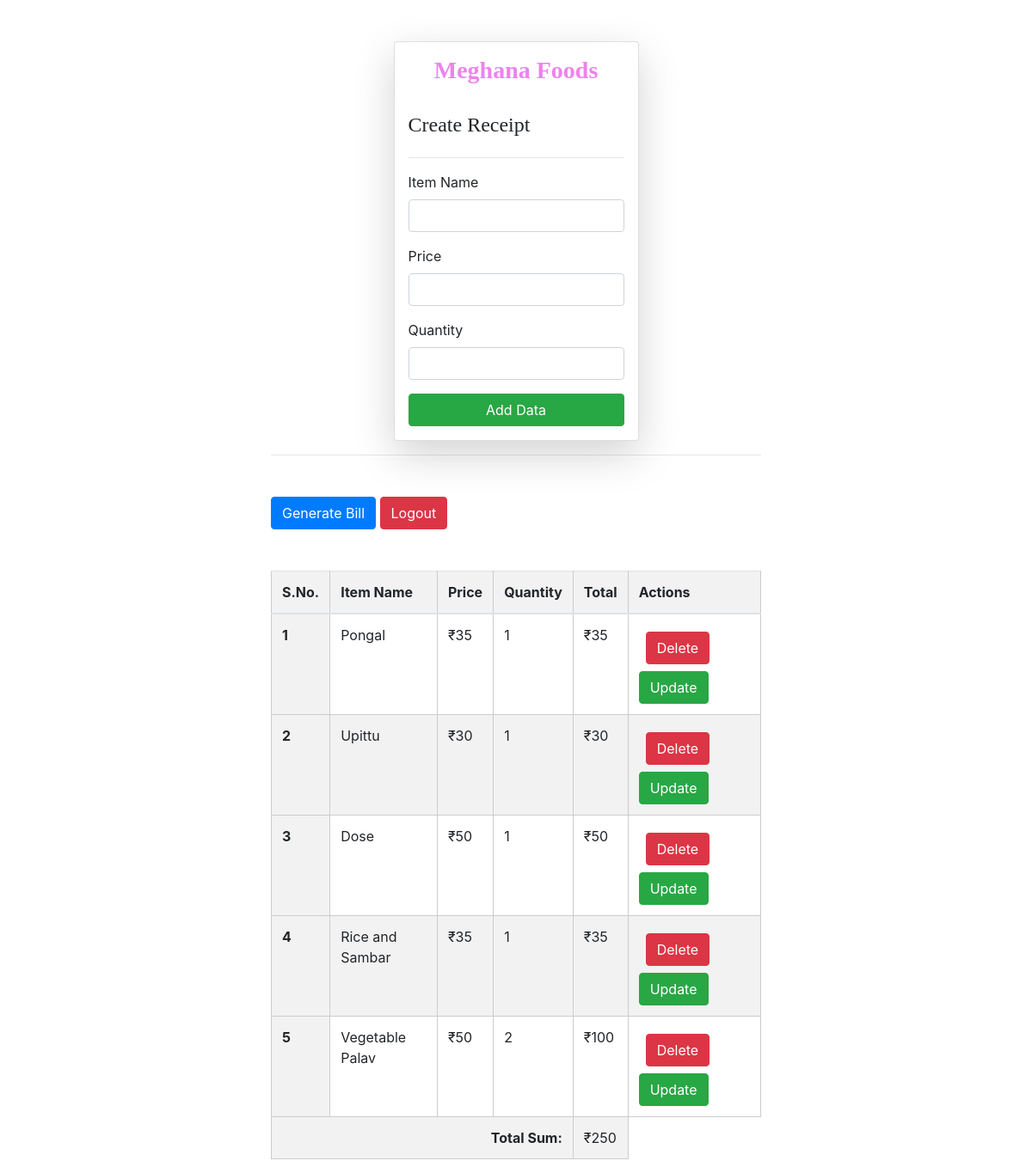
The app's page / (signed in) with its own data.
### home/models.py (models this page shows)
class Receipt(models.Model):
    user = models.ForeignKey(User, on_delete=models.SET_NULL, null=True, blank=True)
    name = models.CharField(max_length=100, default='something')
    price = models.IntegerField(default=0)
    quantity = models.IntegerField(default =0)
    total = models.IntegerField(default=0)

### home/views.py (the view, shortened to what this page needs)
# urls.py: path('', views.receipts, name='receipts'),
@login_required(login_url='/login/')
def receipts(request):
    queryset = Receipt.objects.all()
    search_query = request.GET.get('search')
    if search_query:
        queryset = queryset.filter(name__icontains=search_query)
    total_sum = sum(receipt.total for receipt in queryset)
    context = {'receipts': queryset, 'total_sum': total_sum}
    return render(request, 'receipt.html', context)

### home/templates/receipt.html (shortened to what this page needs)
{% extends "base.html" %}
{% block start %}
<link href="https://maxcdn.bootstrapcdn.com/bootstrap/4.5.2/css/bootstrap.min.css" rel="stylesheet">
<div class="container mt-5 col-6">
  <form class="col-6 mx-auto card p-3 shadow-lg" method="post" enctype="multipart/form-data">
    <h3 class="text text-center">Meghana Foods</h3>
    <br>
    <h4 style="font-family: 'Times New Roman', Times, serif;">Create Receipt</h4>
    <hr>
    <div class="form-group">
      <label for="itemName">Item Name</label>
      <input type="text" name="name" class="form-control" id="itemName" required>
    </div>
    <div class="form-group">
      <label for="itemPrice">Price</label>
      <input name="price" type="number" class="form-control" id="itemPrice" required>
    </div>
    <div class="form-group">
      <label for="itemQuantity">Quantity</label>
      <input name="quantity" class="form-control" type="number" id="itemQuantity" required>
    </div>
    <button type="submit" class="btn btn-success">Add Data</button>
  </form>
  <hr>
  <div class="mt-5">
    <form>
      <button class="btn btn-primary">
        <a class="ok" href="{% url 'pdf' %}">Generate Bill</a>
      </button>
      <button class="btn btn-danger">
        <a class="ok" href="{% url 'logout' %}">Logout</a>
      </button>
    </form>
    <table class="table mt-5">
      <thead>
        <tr>
          <th scope="col">S.No.</th>
          <th scope="col">Item Name</th>
          <th scope="col">Price</th>
          <th scope="col">Quantity</th>
          <th scope="col">Total</th>
          <th scope="col">Actions</th>
        </tr>
      </thead>
      <tbody>
        {% for receipt in receipts %}
        <tr>
          <th scope="row">{{ forloop.counter }}</th>
          <td>{{ receipt.name }}</td>
          <td>&#x20B9;{{ receipt.price }}</td>
          <td>{{ receipt.quantity }}</td>
          <td>&#x20B9;{{ receipt.total }}</td>
          <td>
            <a href="/delete_receipt/{{ receipt.id }}" class="btn btn-danger m-2">Delete</a>
            <a href="/update_receipt/{{ receipt.id }}" class="btn btn-success">Update</a>
          </td>
        </tr>
        {% endfor %}
        <tr>
          <th colspan="4" class="text-right">Total Sum:</th>
          <td>&#x20B9;{{ total_sum }}</td>
        </tr>
      </tbody>
    </table>
  </div>
</div>
{% endblock %}

### home/templates/base.html (shortened to what this page needs)
<!DOCTYPE html>
<html lang="en">
<head>
</head>
<body>
    {% block start %}
    {% endblock %}
</body>
</html>

### home/templates/base.html (style rules this page uses)
table { width: 80%; margin: 20px auto; border-collapse: collapse; }
th, td { padding: 10px; text-align: left; border: 1px solid #ccc; }
th { background-color: #f2f2f2; }
tr:nth-child(even) { background-color: #f2f2f2; }

### home/templates/receipt.html (style rules this page uses)
.text { color: violet; font-weight: bold; font-family: 'Times New Roman', Times, serif; }
.ok { color: white; text-decoration: none; }

### records on screen
Receipt: name "Pongal", price "35", quantity "1", total "35"
Receipt: name "Upittu", price "30", quantity "1", total "30"
Receipt: name "Dose", price "50", quantity "1", total "50"
Receipt: name "Rice and Sambar", price "35", quantity "1", total "35"
Receipt: name "Vegetable Palav", price "50", quantity "2", total "100"

### other values on screen
{{ total_sum }} "250"
